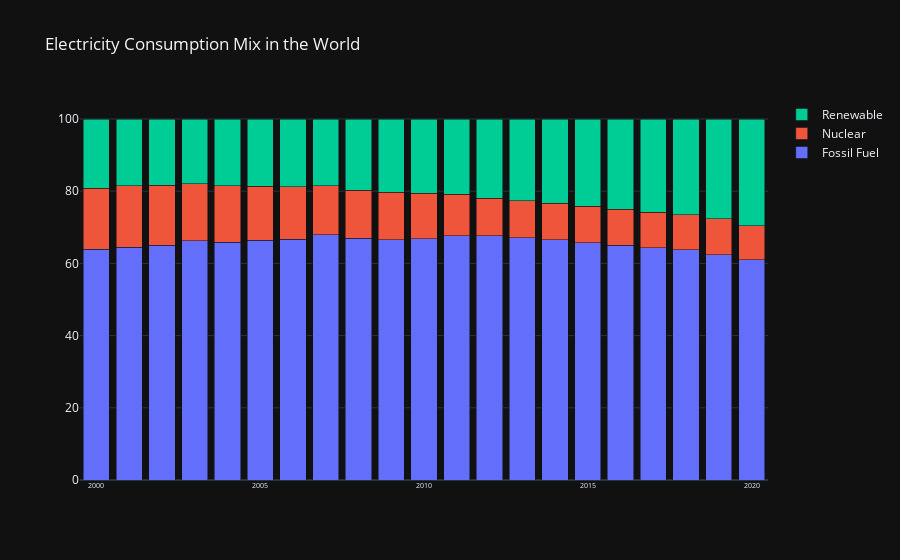

Write notebook code for a chart like this one.
### Code cell
fig_electricity_global_portion = go.Figure()
fig_electricity_global_portion = fig_electricity_global_portion.add_trace(go.Bar(x = electricity_global_sum.index, y = electricity_global_sum['% Fossil Fuel'], name = 'Fossil Fuel'))
fig_electricity_global_portion = fig_electricity_global_portion.add_trace(go.Bar(x = electricity_global_sum.index, y = electricity_global_sum['% Nuclear'], name = 'Nuclear'))
fig_electricity_global_portion = fig_electricity_global_portion.add_trace(go.Bar(x = electricity_global_sum.index, y = electricity_global_sum['% Renewable'], name = 'Renewable'))
fig_electricity_global_portion = fig_electricity_global_portion.update_layout( title = 'Electricity Consumption Mix in the World', xaxis_tickfont_size = 7, template = 'plotly_dark', barmode = 'stack')
fig_electricity_global_portion.show()

### Figure 1 — Plotly figure (JSON) as saved in the notebook; plotly's stock layout.template omitted (floating-point values rounded to 4 significant figures)
{"data": [{"name": "Fossil Fuel", "type": "bar", "x": [2000, 2001, 2002, 2003, 2004, 2005, 2006, 2007, 2008, 2009, 2010, 2011, 2012, 2013, 2014, 2015, 2016, 2017, 2018, 2019, 2020], "y": [63.92, 64.44, 65.02, 66.3, 65.87, 66.37, 66.63, 67.95, 66.97, 66.6, 66.82, 67.61, 67.71, 67.17, 66.57, 65.77, 65.02, 64.33, 63.72, 62.42, 60.97]}, {"name": "Nuclear", "type": "bar", "x": [2000, 2001, 2002, 2003, 2004, 2005, 2006, 2007, 2008, 2009, 2010, 2011, 2012, 2013, 2014, 2015, 2016, 2017, 2018, 2019, 2020], "y": [16.85, 17.11, 16.58, 15.74, 15.7, 15.05, 14.63, 13.59, 13.27, 13.13, 12.58, 11.53, 10.38, 10.19, 10.05, 10.02, 9.952, 9.833, 9.743, 9.925, 9.456]}, {"name": "Renewable", "type": "bar", "x": [2000, 2001, 2002, 2003, 2004, 2005, 2006, 2007, 2008, 2009, 2010, 2011, 2012, 2013, 2014, 2015, 2016, 2017, 2018, 2019, 2020], "y": [19.23, 18.45, 18.4, 17.96, 18.43, 18.58, 18.74, 18.45, 19.75, 20.28, 20.6, 20.86, 21.91, 22.63, 23.38, 24.21, 25.03, 25.83, 26.54, 27.66, 29.58]}], "layout": {"barmode": "stack", "title": {"text": "Electricity Consumption Mix in the World"}, "xaxis": {"tickfont": {"size": 7}}}}
